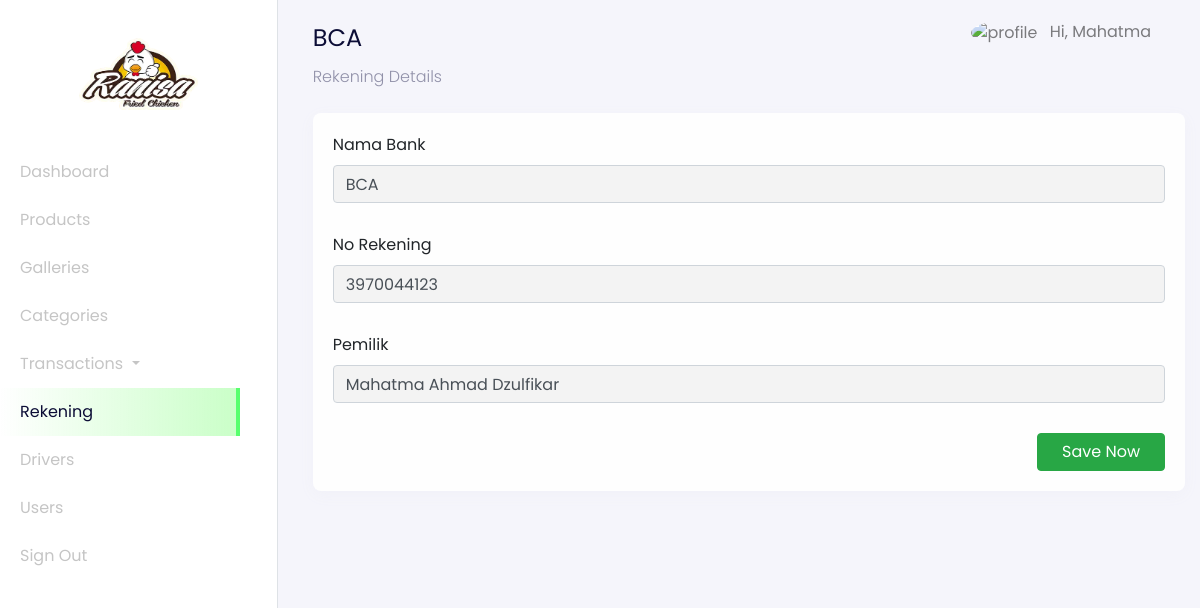
/admin?page=rekening-details&id=1 (signed in), run on the app's committed database.
### tables this page shows
CREATE TABLE `users` (
  `id_user` int(11) NOT NULL,
  `name` varchar(255) NOT NULL,
  `email` varchar(255) NOT NULL,
  `password` varchar(255) NOT NULL,
  `address` text DEFAULT NULL,
  `phone_number` varchar(255) NOT NULL,
  `postal_code` varchar(191) NOT NULL,
  `roles` varchar(255) NOT NULL
);

CREATE TABLE `rekening_numbers` (
  `id_rekening` int(11) NOT NULL,
  `bank_name` varchar(255) NOT NULL,
  `number` varchar(255) NOT NULL,
  `rekening_name` varchar(255) NOT NULL
);

### config/config.php (called while the page is built, shortened)
<?php
$host = 'localhost';
$user = 'root';
$password = '';
$dbname = 'daging_online';
$conn = mysqli_connect($host, $user, $password, $dbname);
function query($query)
{
    global $conn;
    $result = mysqli_query($conn, $query);
    $rows = [];
    while ($row = mysqli_fetch_assoc($result)) {
        $rows[] = $row;
    }
    return $rows;
}

### admin/rekening/dashboard-rekening-details.php (the view, shortened to what this page needs)
<?php
$id = $_GET["id"];
$rekening = query("SELECT * FROM rekening_numbers WHERE id_rekening = $id")[0];
?>
<nav
  class="navbar navbar-expand-lg navbar-light navbar-store fixed-top"
  data-aos="fade-down"
>
  <div class="container-fluid">
    <div class="collpase navbar-collapse" id="navbarResponsive">
      <ul class="navbar-nav d-none d-lg-flex ml-auto">
        <li class="nav-item dropdown">
          <a
            href="#"
            class="nav-link"
            id="navbarDropdown"
            role="button"
            data-toggle="dropdown"
          >
          <img
              src="../assets/images/person-circle.svg"
              alt="profile"
              height="40px"
              class="rounded-circle mr-2 profile-picture"
            />
            <?php
              $id_user = $_SESSION['user'];
              $user = query("SELECT * FROM users WHERE id_user = $id_user")[0];
            ?>
            Hi, <?= $user["name"]; ?>
          </a>
        </li>
      </ul>
    </div>
  </div>
</nav>
<div
  class="section-content section-dashboard-home"
  data-aos="fade-up"
>
  <div class="container-fluid">
    <div class="dashboard-heading">
      <h2 class="dashboard-title"><?= $rekening["bank_name"]; ?></h2>
      <p class="dashboard-subtitle">Rekening Details</p>
    </div>
    <div class="dashboard-content">
      <div class="row">
        <div class="col-12 mt-2">
          <form action="" method="POST">
            <div class="card">
              <div class="card-body">
                  <div class="row">
                    <div class="col-md-12">
                    <div class="form-group">
                      <label for="bank_name">Nama Bank</label>
                      <input
                        type="text"
                        name="bank_name"
                        id="bank_name"
                        class="form-control"
                        value="<?= $rekening["bank_name"]; ?>"
                        required
                      />
                    </div>
                  </div>
                  <div class="col-md-12">
                    <div class="form-group">
                      <label for="no_rekening">No Rekening</label>
                      <input
                        type="number"
                        name="no_rekening"
                        id="no_rekening"
                        class="form-control"
                        value="<?= $rekening["number"]; ?>"
                        required
                      />
                    </div>
                  </div>
                  <div class="col-md-12">
                    <div class="form-group">
                      <label for="name">Pemilik</label>
                      <input
                        type="text"
                        name="pemilik"
                        id="pemilik"
                        value="<?= $rekening["rekening_name"]; ?>"
                        class="form-control"
                        required
                      />
                    </div>
                  </div>
                  </div>
                  <div class="row">
                    <div class="col-12 text-right">
                      <button
                        type="submit"
                        name="updateRekening"
                        class="btn btn-success px-4"
                      >
                        Save Now
                      </button>
                    </div>
                  </div>
              </div>
            </div>
          </form>
        </div>
      </div>
    </div>
  </div>
</div>

### data on the page
users: name "Mahatma"
rekening_numbers: bank_name "BCA", no_rekening "3970044123", pemilik "Mahatma Ahmad Dzulfikar"
